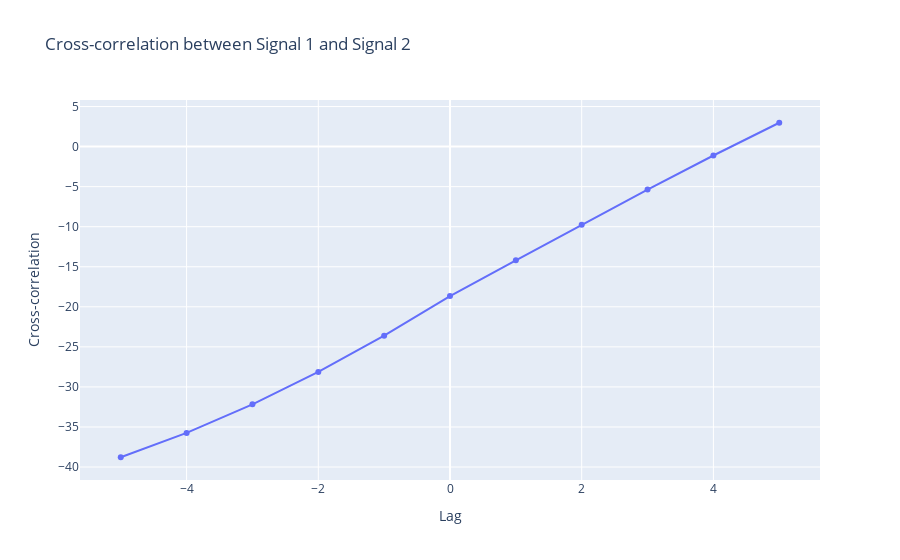

The cell this chart's notebook holds for it:
### Markdown cell above
### Python Code Example:

### Code cell
import numpy as np
import plotly.graph_objects as go

# Create synthetic time series data with a known time lag
np.random.seed(42)
time = np.arange(0, 10, 0.1)
signal_1 = np.sin(time)
signal_2 = np.sin(time + 2)

# Convert to DataFrame
df = pd.DataFrame({'signal_1': signal_1, 'signal_2': signal_2})

# Calculate Cross-correlation with a maximum lag of 5
max_lag = 5

def cross_correlation(x, y, max_lag):
    cross_corr = [np.correlate(x, np.roll(y, lag)) for lag in range(-max_lag, max_lag+1)]
    return np.array(cross_corr).flatten()

cross_corr_values = cross_correlation(df['signal_1'], df['signal_2'], max_lag)
lags = list(range(-max_lag, max_lag+1))  # Convert 'lags' range into a list

# Plot Cross-correlation values
fig = go.Figure()
fig.add_trace(go.Scatter(x=lags, y=cross_corr_values, mode='markers+lines'))

fig.update_layout(title='Cross-correlation between Signal 1 and Signal 2',
                  xaxis_title='Lag',
                  yaxis_title='Cross-correlation')

fig.show()

### Figure 1 — Plotly figure (JSON) as saved in the notebook; plotly's stock layout.template omitted (floating-point values rounded to 4 significant figures)
{"data": [{"mode": "markers+lines", "type": "scatter", "x": [-5, -4, -3, -2, -1, 0, 1, 2, 3, 4, 5], "y": [-38.78, -35.74, -32.18, -28.12, -23.6, -18.67, -14.2, -9.752, -5.371, -1.112, 2.977]}], "layout": {"title": {"text": "Cross-correlation between Signal 1 and Signal 2"}, "xaxis": {"title": {"text": "Lag"}}, "yaxis": {"title": {"text": "Cross-correlation"}}}}
